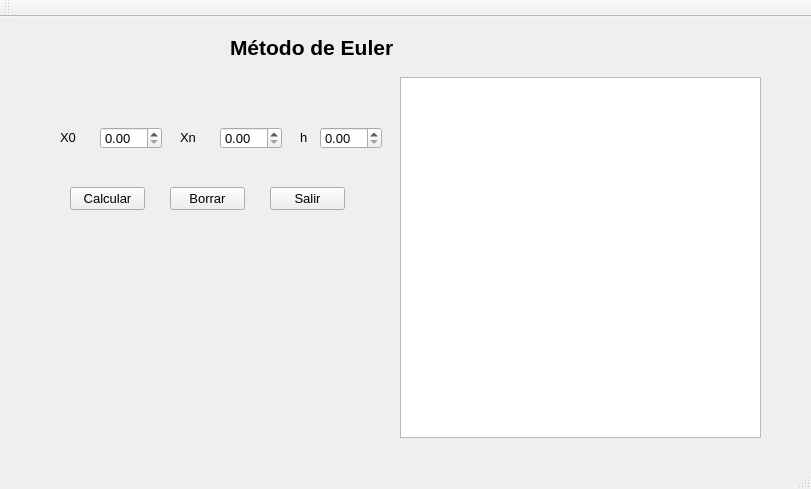
<?xml version="1.0" encoding="UTF-8"?>
<ui version="4.0">
 <class>Euler</class>
 <widget class="QMainWindow" name="Euler">
  <property name="geometry">
   <rect>
    <x>0</x>
    <y>0</y>
    <width>811</width>
    <height>489</height>
   </rect>
  </property>
  <property name="font">
   <font>
    <pointsize>10</pointsize>
   </font>
  </property>
  <property name="windowTitle">
   <string>Euler</string>
  </property>
  <widget class="QWidget" name="centralWidget">
   <widget class="QPushButton" name="Metodo">
    <property name="geometry">
     <rect>
      <x>70</x>
      <y>170</y>
      <width>75</width>
      <height>23</height>
     </rect>
    </property>
    <property name="text">
     <string>Calcular</string>
    </property>
   </widget>
   <widget class="QPushButton" name="Borrar">
    <property name="geometry">
     <rect>
      <x>170</x>
      <y>170</y>
      <width>75</width>
      <height>23</height>
     </rect>
    </property>
    <property name="text">
     <string>Borrar</string>
    </property>
   </widget>
   <widget class="QPushButton" name="salir">
    <property name="geometry">
     <rect>
      <x>270</x>
      <y>170</y>
      <width>75</width>
      <height>23</height>
     </rect>
    </property>
    <property name="text">
     <string>Salir</string>
    </property>
   </widget>
   <widget class="QDoubleSpinBox" name="X0">
    <property name="geometry">
     <rect>
      <x>100</x>
      <y>110</y>
      <width>62</width>
      <height>22</height>
     </rect>
    </property>
   </widget>
   <widget class="QDoubleSpinBox" name="Xn">
    <property name="geometry">
     <rect>
      <x>220</x>
      <y>110</y>
      <width>62</width>
      <height>22</height>
     </rect>
    </property>
   </widget>
   <widget class="QDoubleSpinBox" name="H">
    <property name="geometry">
     <rect>
      <x>320</x>
      <y>110</y>
      <width>62</width>
      <height>22</height>
     </rect>
    </property>
   </widget>
   <widget class="QLabel" name="label">
    <property name="geometry">
     <rect>
      <x>60</x>
      <y>110</y>
      <width>31</width>
      <height>21</height>
     </rect>
    </property>
    <property name="text">
     <string>X0</string>
    </property>
   </widget>
   <widget class="QLabel" name="label_2">
    <property name="geometry">
     <rect>
      <x>180</x>
      <y>110</y>
      <width>31</width>
      <height>21</height>
     </rect>
    </property>
    <property name="text">
     <string>Xn</string>
    </property>
   </widget>
   <widget class="QLabel" name="label_3">
    <property name="geometry">
     <rect>
      <x>300</x>
      <y>110</y>
      <width>16</width>
      <height>21</height>
     </rect>
    </property>
    <property name="text">
     <string>h</string>
    </property>
   </widget>
   <widget class="QTextBrowser" name="texto">
    <property name="geometry">
     <rect>
      <x>400</x>
      <y>60</y>
      <width>361</width>
      <height>361</height>
     </rect>
    </property>
   </widget>
   <widget class="QLabel" name="label_4">
    <property name="geometry">
     <rect>
      <x>230</x>
      <y>10</y>
      <width>171</width>
      <height>41</height>
     </rect>
    </property>
    <property name="font">
     <font>
      <pointsize>16</pointsize>
      <weight>75</weight>
      <bold>true</bold>
     </font>
    </property>
    <property name="text">
     <string>Método de Euler</string>
    </property>
   </widget>
  </widget>
  <widget class="QMenuBar" name="menuBar">
   <property name="geometry">
    <rect>
     <x>0</x>
     <y>0</y>
     <width>811</width>
     <height>21</height>
    </rect>
   </property>
  </widget>
  <widget class="QToolBar" name="mainToolBar">
   <attribute name="toolBarArea">
    <enum>TopToolBarArea</enum>
   </attribute>
   <attribute name="toolBarBreak">
    <bool>false</bool>
   </attribute>
  </widget>
  <widget class="QStatusBar" name="statusBar"/>
 </widget>
 <layoutdefault spacing="6" margin="11"/>
 <resources/>
 <connections/>
</ui>
